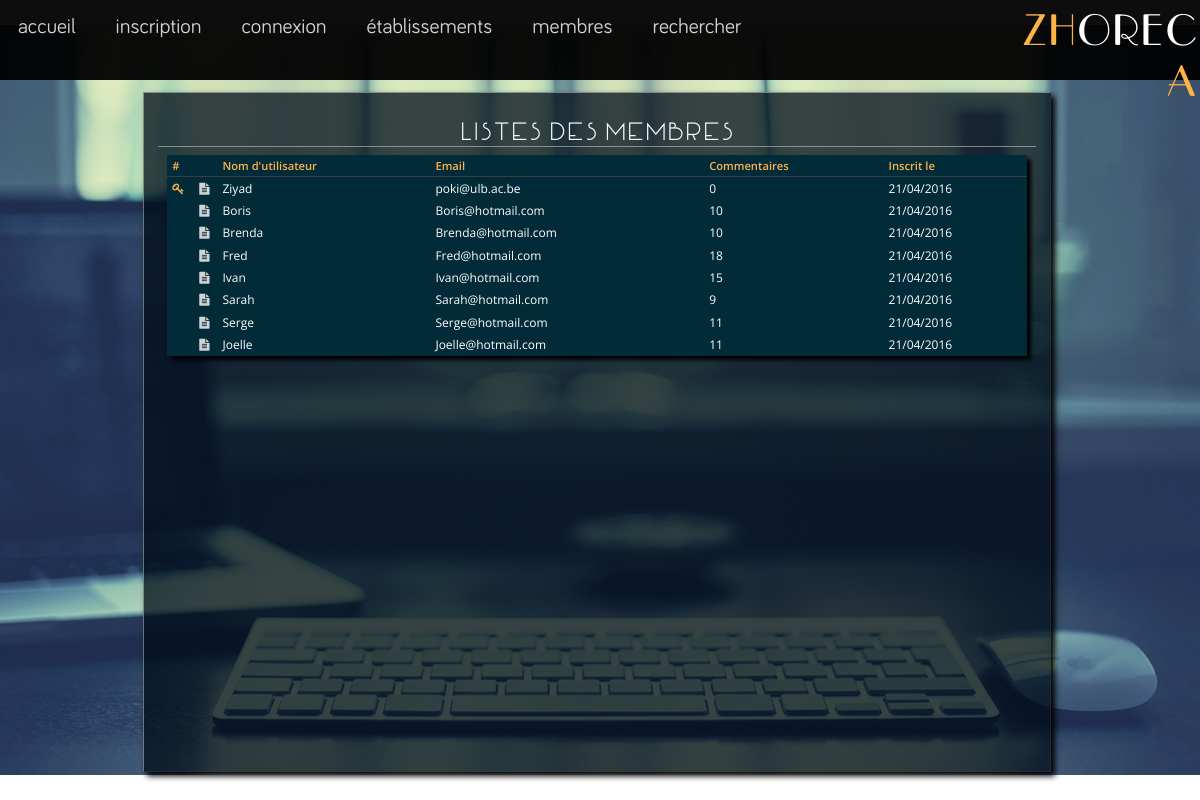
The page /membres.php on the database its author committed.
### tables this page shows
CREATE TABLE `User` (
  `UserID` int(11) NOT NULL,
  `Nickname` varchar(30) NOT NULL,
  `Mail` varchar(50) NOT NULL,
  `Password` varchar(255) NOT NULL,
  `RegisterDate` date NOT NULL,
  `Pic` varchar(255) DEFAULT 'view/pic/dango.png'
);

### controller/membres.php (called while the page is built)
<?php
include_once('model/class.Admin.php');
include_once('model/class.Comment.php');
$comment = new Comment($db);
$user = new Admin($db);
$membres = $user->getMembres();
include("view/membres.php");

### model/class.Admin.php (called while the page is built, shortened)
<?php
include_once('class.User.php');
class Admin extends User {
	protected $db;
	public function __construct(PDO $db) {
		$this->db = $db;
	}
	public function existAdmin($userID) {
		$req = $this->db->prepare('SELECT * FROM Admin WHERE UserID = ?');
        $req->execute(array($userID));
        return $req->rowCount() > 0;
	}
}

### model/class.User.php (called while the page is built, shortened)
<?php
class User
{
	protected $db;
	public function getMembres() {
		$req = $this->db->prepare('SELECT * FROM User ORDER BY UserID');
        $req->execute();
        $rows = $req->fetchAll();
        return $rows;
	}
}

### model/class.Comment.php (called while the page is built, shortened)
<?php
class Comment {
	protected $db;
	public function __construct(PDO $db) {
		$this->db = $db;
	}
	public function getNumberComment($userID) {
		$req = $this->db->prepare('SELECT COUNT(CommentID) as counter FROM Comment c, User u WHERE c.UserID = u.UserID AND c.UserID = ?');
		$req->execute(array($userID));
        $row = $req->fetch();
        return $row;
	}
}

### view/membres.php (the view)
<?php include("main-head.php");?>
<body>
    <?php include("main-header.php");?>
    <section class="s-membres">
        <article class="membres">
            <h2 class="titre"> listes des membres </h2>
            <div style="overflow: auto;height: 91%; width: 100%; ">
                <table class="big-table">
                	<thead>
                		<tr>
                			<td>#</td>
                			<td></td>
                			<td>Nom d'utilisateur</td>
                			<td>Email</td>
                			<td>Commentaires</td>
                			<td>Inscrit le</td>
                		</tr>
                	</thead>
                	<tbody>
                        <?php foreach ($membres as $membre) {
                            $counterComment = $comment->getNumberComment($membre['UserID'])["counter"];
                            $isAdmin = $user->existAdmin($membre['UserID']); ?>
                		<tr>
                            <td><?php if ($isAdmin) { echo "<i title='Admin' class='fa fa-key'></i>"; }?></td>
                            <td><a href="
                            <?php echo "fiche-membre.php?userID=" . $membre['UserID'];?>"
                            title="Fiche d'informations"><i class="fa fa-file-text icon-large"></i></a></td>
                            <td><?php echo $membre['Nickname'];?></td>
                            <td><?php echo $membre['Mail'];?></td>
                            <td><?php echo $counterComment; ?></td>
                            <td><?php echo date('d/m/Y',strtotime($membre['RegisterDate']));?></td>
                        </tr>
                        <?php }?>
                    </tbody>
                </table>
            </div>
        </article>
    </section>
</body>
</html>

### view/style.css (style rules this page uses)
.menu, .menu-el, .sous-menu, .menu a, table, p, li, .tags-content { font-family: "bariol"; }
.titre { font-family: "manifesto"; }
table { font-family: 'Open Sans', sans-serif; }
tbody td { font-size: 0.75em; }
thead td { font-size: 0.7em; font-weight: 600; }
article { font-size: 1em; }
.titre { font-size: 1.5em; }
a { color: lightgray; }
.s-element p input, .titre, table, p, li, h4, h6 { color: white; }
thead td, tbody td:nth-child(1) { color: #ffb347; }
body { background: url("pic/chair.png") fixed center; background-repeat: no-repeat; background-size: 100%; }
article, .tags, .infos { background: rgba(0, 12, 25, .75); }
table { background: #012B39; }
section, .o-button, .s-element p { display: flex; }
article { justify-content: space-between; align-items: center; }
section { justify-content: center; }
.titre, .o-button { text-align: center; }
table { text-align: left; }
a { text-decoration: none !important; cursor: pointer }
html, body { width: 100%; height: 100%; }
section { width: 97.5%; }
.s-etablissements, .s-membres, .s-inscription { margin: 1%; height: 85%; }
article { padding: 2% 1.2%; border: 1px solid; border-color: rgba(255,255,255,.4) rgba(60,60,60,.4) rgba(60,60,60,.4) rgba(255,255,255,.4); box-shadow: 4px 4px 6px black; }
.s-membres article, .s-etablissements .etablissements { width: 75%; }
.titre { padding: 0 0 0.15% 0; margin: 0.5% 0 0.9% 0; border-bottom: 1px solid rgba(225, 223, 223, .5); }
table { width: 98%; margin: 0 auto; border-collapse: collapse; box-shadow: 4px 4px 4px black; }
thead td { padding: 0.6% 0.6%; border-bottom: 1px solid #364043; }
tbody td { padding: 0.6% 0.6% 0.6% 0.6%; }

### view/master.css (style rules this page uses)
* { white-space: -moz-pre-wrap; white-space: -webkit-pre-wrap; white-space: -pre-wrap; white-space: -o-pre-wrap; word-wrap: break-word; }
html, body { margin: 0; padding: 0; border: 0; }
body { font: 1em/1.25 Arial, Helvetica, sans-serif; }
h1, h2, h3, h4, h5, h6 { margin: 0; padding: 0; font-weight: normal; font-family: Arial, Helvetica, sans-serif; }
p, th, td, li, dd, dt, ul, ol, blockquote, q, acronym, abbr, a, input, select, textarea { margin: 0; padding: 0; }
a, a:link, a:visited, a:active, a:hover { text-decoration: underline; }
table { margin: 0; padding: 0; border: none; }
html, body, div, span, applet, object, iframe, h1, h2, h3, h4, h5, h6, p, blockquote, pre, a, abbr, acronym, address, big, cite, code, del, dfn, em, img, ins, kbd, q, s, samp, small, strike, strong, sub, sup, tt, var, b, u, i, center, dl, dt, dd, ol, ul, li, fieldset, form, label, legend, table, caption, tbody, tfoot, thead, tr, th, td, article, aside, canvas, details, embed, figure, figcaption, footer, header, hgroup, menu, nav, output, ruby, section, summary, time, mark, audio, video { margin: 0; padding: 0; border: 0; font-size: 100%; font: inherit; vertical-align: baseline; }
article, aside, details, figcaption, figure, footer, header, hgroup, menu, nav, section { display: block; }
body { line-height: 1; }
table { border-collapse: collapse; border-spacing: 0; }

### rows shown on the page
user: Nickname "Ziyad", Mail "poki@ulb.ac.be", counterComment "0", RegisterDate "21/04/2016"
user: Nickname "Boris", Mail "Boris@hotmail.com", counterComment "10", RegisterDate "21/04/2016"
user: Nickname "Brenda", Mail "Brenda@hotmail.com", counterComment "10", RegisterDate "21/04/2016"
user: Nickname "Fred", Mail "Fred@hotmail.com", counterComment "18", RegisterDate "21/04/2016"
user: Nickname "Ivan", Mail "Ivan@hotmail.com", counterComment "15", RegisterDate "21/04/2016"
user: Nickname "Sarah", Mail "Sarah@hotmail.com", counterComment "9", RegisterDate "21/04/2016"
user: Nickname "Serge", Mail "Serge@hotmail.com", counterComment "11", RegisterDate "21/04/2016"
user: Nickname "Joelle", Mail "Joelle@hotmail.com", counterComment "11", RegisterDate "21/04/2016"
